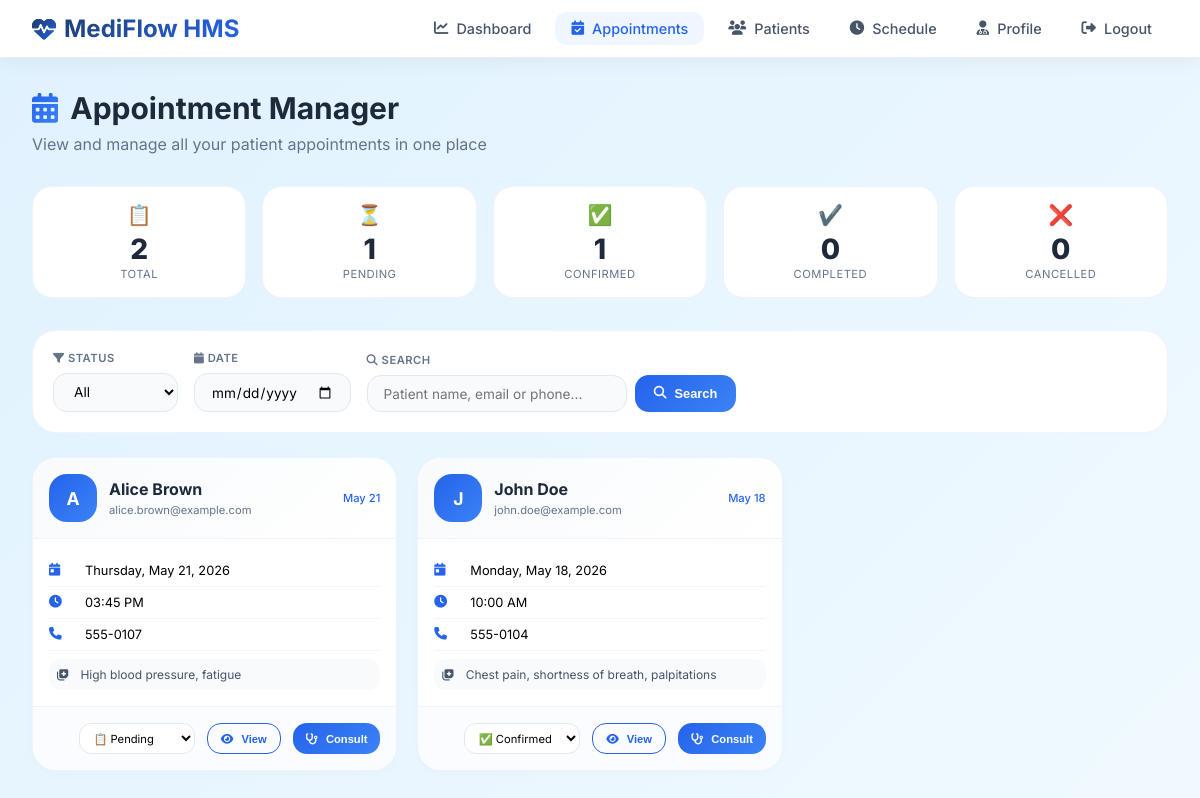
Page /doctor/appointments.php (signed in) on the committed database.
### tables this page shows
CREATE TABLE appointments (
    id INT PRIMARY KEY AUTO_INCREMENT,
    patient_id INT,
    doctor_id INT,
    appointment_date DATE NOT NULL,
    appointment_time TIME NOT NULL,
    status ENUM('pending', 'confirmed', 'completed', 'cancelled') DEFAULT 'pending',
    symptoms TEXT,
    notes TEXT,
    created_at TIMESTAMP DEFAULT CURRENT_TIMESTAMP,
    updated_at TIMESTAMP DEFAULT CURRENT_TIMESTAMP ON UPDATE CURRENT_TIMESTAMP,
    FOREIGN KEY (patient_id) REFERENCES users(id) ON DELETE CASCADE,
    FOREIGN KEY (doctor_id) REFERENCES doctors(id) ON DELETE CASCADE,
    UNIQUE KEY unique_appointment (doctor_id, appointment_date, appointment_time)
);

CREATE TABLE users (
    id INT PRIMARY KEY AUTO_INCREMENT,
    username VARCHAR(50) UNIQUE NOT NULL,
    email VARCHAR(100) UNIQUE NOT NULL,
    password VARCHAR(255) NOT NULL,
    full_name VARCHAR(100) NOT NULL,
    phone VARCHAR(20),
    address TEXT,
    role ENUM('patient', 'doctor', 'admin') DEFAULT 'patient',
    is_active BOOLEAN DEFAULT TRUE,
    created_at TIMESTAMP DEFAULT CURRENT_TIMESTAMP,
    last_login TIMESTAMP NULL,
    reset_token VARCHAR(255) NULL,
    reset_token_expiry DATETIME NULL,
    email_verified BOOLEAN DEFAULT FALSE
);

### doctor/appointments.php (the view, shortened to what this page needs)
<?php
$database = new Database();
$db = $database->getConnection();
$user_id = SessionManager::getUserId();
$doctorQuery = "SELECT id, specialization, consultation_fee FROM doctors WHERE user_id = :user_id";
$stmt = $db->prepare($doctorQuery);
$stmt->bindParam(':user_id', $user_id);
$stmt->execute();
$doctor = $stmt->fetch(PDO::FETCH_ASSOC);
$status_filter = isset($_GET['status']) ? $_GET['status'] : 'all';
$date_filter = isset($_GET['date']) ? $_GET['date'] : '';
$search = isset($_GET['search']) ? $_GET['search'] : '';
$page = isset($_GET['page']) ? (int)$_GET['page'] : 1;
$limit = 12;
$offset = ($page - 1) * $limit;
$query = "SELECT a.*, u.full_name as patient_name, u.phone, u.email, u.address
          FROM appointments a
          JOIN users u ON a.patient_id = u.id
          WHERE a.doctor_id = :doctor_id";
$params = [':doctor_id' => $doctor['id']];
$query .= " ORDER BY a.appointment_date DESC, a.appointment_time DESC LIMIT :limit OFFSET :offset";
$params[':limit'] = $limit;
$params[':offset'] = $offset;
$stmt = $db->prepare($query);
foreach ($params as $key => $value) {
    if ($key == ':limit' || $key == ':offset') {
        $stmt->bindValue($key, $value, PDO::PARAM_INT);
    } else {
        $stmt->bindValue($key, $value);
    }
}
$stmt->execute();
$appointments = $stmt->fetchAll(PDO::FETCH_ASSOC);
$statsQuery = "SELECT
    COUNT(*) as total,
    SUM(CASE WHEN status = 'pending' THEN 1 ELSE 0 END) as pending,
    SUM(CASE WHEN status = 'confirmed' THEN 1 ELSE 0 END) as confirmed,
    SUM(CASE WHEN status = 'completed' THEN 1 ELSE 0 END) as completed,
    SUM(CASE WHEN status = 'cancelled' THEN 1 ELSE 0 END) as cancelled
    FROM appointments WHERE doctor_id = :doctor_id";
$statsStmt = $db->prepare($statsQuery);
$statsStmt->bindParam(':doctor_id', $doctor['id']);
$statsStmt->execute();
$stats = $statsStmt->fetch(PDO::FETCH_ASSOC);
?>
<!DOCTYPE html>
<html lang="en">
<head>
    <link rel="stylesheet" href="https://cdnjs.cloudflare.com/ajax/libs/font-awesome/6.4.0/css/all.min.css">
</head>
<body>
    <nav class="navbar">
        <div class="navbar-container">
            <a href="dashboard.php" class="logo">
                <i class="fas fa-heartbeat"></i>
                <span>MediFlow HMS</span>
            </a>
            <ul class="nav-menu">
                <li><a href="dashboard.php" class="nav-link"><i class="fas fa-chart-line"></i> Dashboard</a></li>
                <li><a href="appointments.php" class="nav-link active"><i class="fas fa-calendar-check"></i> Appointments</a></li>
                <li><a href="patients.php" class="nav-link"><i class="fas fa-users"></i> Patients</a></li>
                <li><a href="schedule.php" class="nav-link"><i class="fas fa-clock"></i> Schedule</a></li>
                <li><a href="profile.php" class="nav-link"><i class="fas fa-user-md"></i> Profile</a></li>
                <li><a href="../logout.php" class="nav-link"><i class="fas fa-sign-out-alt"></i> Logout</a></li>
            </ul>
        </div>
    </nav>
    <div class="container">
        <div class="fade-in">
            <div class="page-header">
                <h1><i class="fas fa-calendar-alt"></i> Appointment Manager</h1>
                <p>View and manage all your patient appointments in one place</p>
            </div>
            <div class="stats-grid">
                <div class="stat-card"><div class="stat-icon">📋</div><div class="stat-value"><?php echo $stats['total']; ?></div><div class="stat-label">Total</div></div>
                <div class="stat-card"><div class="stat-icon">⏳</div><div class="stat-value"><?php echo $stats['pending']; ?></div><div class="stat-label">Pending</div></div>
                <div class="stat-card"><div class="stat-icon">✅</div><div class="stat-value"><?php echo $stats['confirmed']; ?></div><div class="stat-label">Confirmed</div></div>
                <div class="stat-card"><div class="stat-icon">✔️</div><div class="stat-value"><?php echo $stats['completed']; ?></div><div class="stat-label">Completed</div></div>
                <div class="stat-card"><div class="stat-icon">❌</div><div class="stat-value"><?php echo $stats['cancelled']; ?></div><div class="stat-label">Cancelled</div></div>
            </div>
            <div class="filters-bar">
                <form method="GET" action="" class="filters" id="filterForm">
                    <div class="filter-group">
                        <label><i class="fas fa-filter"></i> Status</label>
                        <select name="status" class="filter-select" onchange="this.form.submit()">
                            <option value="all" <?php echo $status_filter == 'all' ? 'selected' : ''; ?>>All</option>
                        </select>
                    </div>
                    <div class="filter-group">
                        <label><i class="fas fa-calendar"></i> Date</label>
                        <input type="date" name="date" class="filter-date" value="<?php echo $date_filter; ?>" onchange="this.form.submit()">
                    </div>
                    <div class="filter-group" style="flex: 1;">
                        <label><i class="fas fa-search"></i> Search</label>
                        <div style="display: flex; gap: 0.5rem;">
                            <input type="text" name="search" class="search-input" placeholder="Patient name, email or phone..." value="<?php echo htmlspecialchars($search); ?>">
                            <button type="submit" class="btn btn-primary"><i class="fas fa-search"></i> Search</button>
                        </div>
                    </div>
                </form>
            </div>
            <?php if (count($appointments) > 0): ?>
                <div class="appointments-grid">
                    <?php foreach ($appointments as $appointment): ?>
                        <div class="appointment-card">
                            <div class="card-header">
                                <div class="patient-info">
                                    <div class="patient-avatar">
                                        <?php echo strtoupper(substr($appointment['patient_name'], 0, 1)); ?>
                                    </div>
                                    <div class="patient-details">
                                        <h3><?php echo htmlspecialchars($appointment['patient_name']); ?></h3>
                                        <p><?php echo htmlspecialchars($appointment['email']); ?></p>
                                    </div>
                                </div>
                                <div class="date-badge">
                                    <?php echo date('M d', strtotime($appointment['appointment_date'])); ?>
                                </div>
                            </div>
                            <div class="card-body">
                                <div class="info-row">
                                    <i class="fas fa-calendar-day"></i>
                                    <span><?php echo date('l, F j, Y', strtotime($appointment['appointment_date'])); ?></span>
                                </div>
                                <div class="info-row">
                                    <i class="fas fa-clock"></i>
                                    <span><?php echo date('h:i A', strtotime($appointment['appointment_time'])); ?></span>
                                </div>
                                <div class="info-row">
                                    <i class="fas fa-phone"></i>
                                    <span><?php echo htmlspecialchars($appointment['phone'] ?? 'N/A'); ?></span>
                                </div>
                                <div class="symptoms">
                                    <i class="fas fa-notes-medical" style="margin-right: 0.5rem;"></i>
                                    <?php echo htmlspecialchars(substr($appointment['symptoms'] ?? 'No symptoms noted', 0, 80)) . ((strlen($appointment['symptoms'] ?? '') > 80) ? '...' : ''); ?>
                                </div>
                            </div>
                            <div class="card-footer">
                                <select class="status-select" onchange="updateStatus(<?php echo $appointment['id']; ?>, this.value)">
                                    <option value="pending" <?php echo $appointment['status'] == 'pending' ? 'selected' : ''; ?>>📋 Pending</option>
                                    <option value="confirmed" <?php echo $appointment['status'] == 'confirmed' ? 'selected' : ''; ?>>✅ Confirmed</option>
                                </select>
                                <button onclick="viewDetails(<?php echo $appointment['id']; ?>)" class="btn btn-outline btn-sm"><i class="fas fa-eye"></i> View</button>
                                <?php if ($appointment['status'] != 'completed' && $appointment['status'] != 'cancelled'): ?>
                                    <button onclick="startConsultation(<?php echo $appointment['id']; ?>)" class="btn btn-primary btn-sm"><i class="fas fa-stethoscope"></i> Consult</button>
                                <?php endif; ?>
                            </div>
                        </div>
                    <?php endforeach; ?>
                </div>
            <?php endif; ?>
        </div>
    </div>
</body>
</html>

### rows in the picture
appointments: patient.full_name "A", patient.full_name "Alice Brown", patient.email "alice.brown@example.com", appointment_date "May 21", appointment_date "Thursday, May 21, 2026", appointment_time "03:45 PM", patient.phone "555-0107", symptoms "High blood pressure, fatigue", status+id "📋 Pending"
appointments: patient.full_name "J", patient.full_name "John Doe", patient.email "john.doe@example.com", appointment_date "May 18", appointment_date "Monday, May 18, 2026", appointment_time "10:00 AM", patient.phone "555-0104", symptoms "Chest pain, shortness of breath, palpitations", status+id "✅ Confirmed"

### other values in the picture
$stats['total'] "2"
$stats['pending'] "1"
$stats['confirmed'] "1"
$stats['completed'] "0"
$stats['cancelled'] "0"
